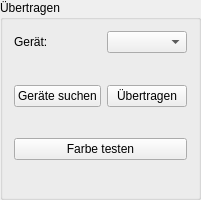
       <widget class="QGroupBox" name="groupBox">
        <property name="sizePolicy">
         <sizepolicy hsizetype="Minimum" vsizetype="Preferred">
          <horstretch>0</horstretch>
          <verstretch>0</verstretch>
         </sizepolicy>
        </property>
        <property name="maximumSize">
         <size>
          <width>16777215</width>
          <height>200</height>
         </size>
        </property>
        <property name="title">
         <string>Übertragen</string>
        </property>
        <property name="flat">
         <bool>false</bool>
        </property>
        <property name="checkable">
         <bool>false</bool>
        </property>
        <layout class="QFormLayout" name="formLayout">
         <property name="fieldGrowthPolicy">
          <enum>QFormLayout::AllNonFixedFieldsGrow</enum>
         </property>
         <item row="0" column="0">
          <widget class="QLabel" name="portLabel">
           <property name="text">
            <string>Gerät:</string>
           </property>
          </widget>
         </item>
         <item row="0" column="1">
          <widget class="QComboBox" name="portComboBox">
           <property name="sizePolicy">
            <sizepolicy hsizetype="Minimum" vsizetype="Preferred">
             <horstretch>0</horstretch>
             <verstretch>0</verstretch>
            </sizepolicy>
           </property>
           <property name="maximumSize">
            <size>
             <width>100</width>
             <height>16777215</height>
            </size>
           </property>
          </widget>
         </item>
         <item row="1" column="0" colspan="2">
          <spacer name="verticalSpacer_2">
           <property name="orientation">
            <enum>Qt::Vertical</enum>
           </property>
           <property name="sizeHint" stdset="0">
            <size>
             <width>20</width>
             <height>40</height>
            </size>
           </property>
          </spacer>
         </item>
         <item row="2" column="0">
          <widget class="QPushButton" name="refreshPushButton">
           <property name="text">
            <string>Geräte suchen</string>
           </property>
          </widget>
         </item>
         <item row="2" column="1">
          <widget class="QPushButton" name="transmitPushButton">
           <property name="enabled">
            <bool>true</bool>
           </property>
           <property name="sizePolicy">
            <sizepolicy hsizetype="Minimum" vsizetype="Fixed">
             <horstretch>0</horstretch>
             <verstretch>0</verstretch>
            </sizepolicy>
           </property>
           <property name="text">
            <string>Übertragen</string>
           </property>
          </widget>
         </item>
         <item row="4" column="0" colspan="2">
          <widget class="QPushButton" name="testButton">
           <property name="text">
            <string>Farbe testen</string>
           </property>
           <property name="checkable">
            <bool>true</bool>
           </property>
          </widget>
         </item>
         <item row="3" column="0">
          <spacer name="verticalSpacer_4">
           <property name="orientation">
            <enum>Qt::Vertical</enum>
           </property>
           <property name="sizeType">
            <enum>QSizePolicy::Maximum</enum>
           </property>
           <property name="sizeHint" stdset="0">
            <size>
             <width>20</width>
             <height>40</height>
            </size>
           </property>
          </spacer>
         </item>
         <item row="5" column="0">
          <spacer name="verticalSpacer_5">
           <property name="orientation">
            <enum>Qt::Vertical</enum>
           </property>
           <property name="sizeHint" stdset="0">
            <size>
             <width>20</width>
             <height>40</height>
            </size>
           </property>
          </spacer>
         </item>
        </layout>
       </widget>
